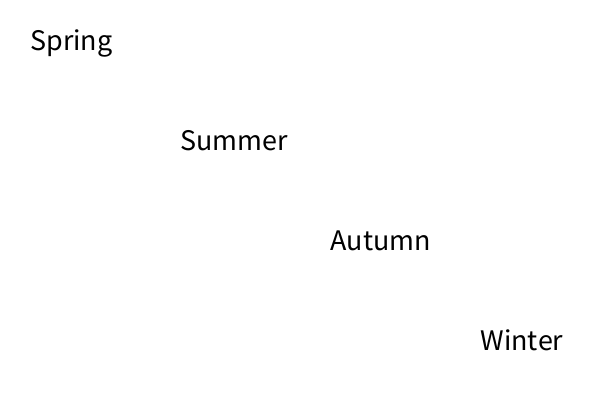
Frame 1 (no input)
Frame 60 (the mouse pressed at the canvas centre just before this capture): identical to frame 1, image omitted
Frame 120 (the mouse held since frame 60 and released just before this capture): identical to frame 1, image omitted

The Processing sketch that drew this single still picture (run headless with seeded random() and noise(); from frame 60 on, the mouse is pressed at the canvas centre):

// Processing sketch: Exercise2
// ── Exercise2.pde
String[] seasons = {"Spring","Summer","Autumn","Winter"};
void setup() {
  size(600,400);
  textSize(30);
  fill(0);
}

void draw() {
  background(255);
  for (int i=0; i<seasons.length; i++) {
    text(seasons[i],i*width/4+30,(i+1)*height/4-50);
  }
}
